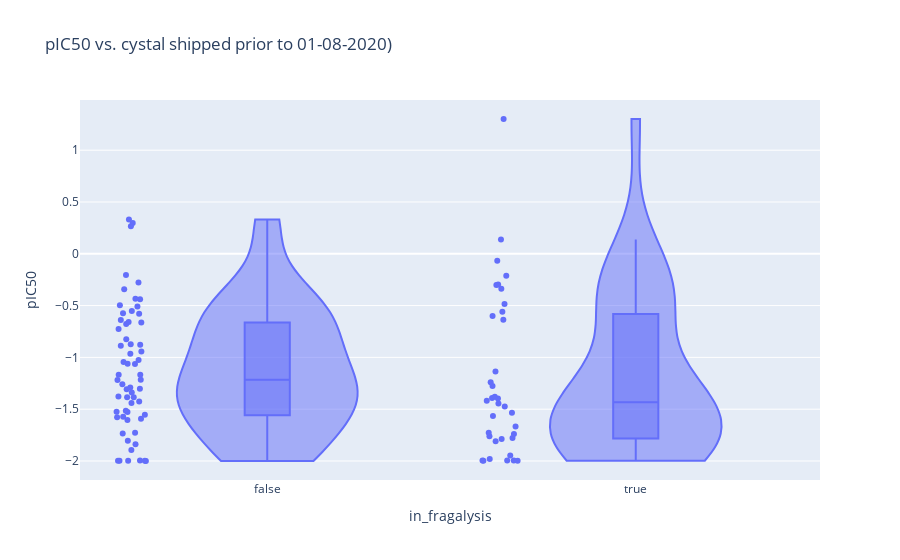

The notebook cell saved with this chart:
### Code cell
date_cutoff = datetime(2020, 8, 1)
subbed = moonshot.loc[moonshot.MADE & (moonshot['shipment_date'] < date_cutoff) & (moonshot['clean_creator'] != '')].drop_duplicates('CID (canonical)')
fig = px.violin(subbed, x='in_fragalysis', y='pIC50', 
                hover_data=['CID (canonical)', 'clean_creator', 'shipment_date'],
                box=True, points='all', title=f'pIC50 vs. cystal shipped prior to {date_cutoff.strftime("%d-%m-%Y")})')
fig.update_traces(spanmode = 'hard')
display(fig)
from sklearn.metrics import confusion_matrix, matthews_corrcoef, classification_report


with pd.option_context("display.precision", 2):
    display(pd.DataFrame(classification_report(subbed.IC50 <= 50, subbed.in_fragalysis, output_dict=True)))
    
pd.DataFrame(confusion_matrix(subbed.IC50 <= 50, subbed.in_fragalysis), columns=['no xstal', 'xstal'], index=['high IC50', 'low IC50'])

### Figure 1 — Plotly figure (JSON) as saved in the notebook; plotly's stock layout.template omitted (floating-point values rounded to 4 significant figures; data arrays with more than 128 entries replaced by an {"elided": "..."} marker saying what was removed)
{"data": [{"alignmentgroup": "True", "box": {"visible": true}, "customdata": {"elided": "789x3 str values"}, "hovertemplate": "in_fragalysis=%{x}<br>pIC50=%{y}<br>CID (canonical)=%{customdata[0]}<br>clean_creator=%{customdata[1]}<br>shipment_date=%{customdata[2]}<extra></extra>", "legendgroup": "", "marker": {"color": "#636efa"}, "name": "", "offsetgroup": "", "orientation": "v", "points": "all", "scalegroup": "True", "showlegend": false, "spanmode": "hard", "type": "violin", "x": {"elided": "789 bool values"}, "x0": " ", "xaxis": "x", "y": {"elided": "789 float values"}, "y0": " ", "yaxis": "y"}], "layout": {"autosize": true, "legend": {"tracegroupgap": 0}, "title": {"text": "pIC50 vs. cystal shipped prior to 01-08-2020)"}, "violinmode": "group", "xaxis": {"anchor": "y", "autorange": true, "domain": [0, 1], "range": [-0.506, 1.5], "title": {"text": "in_fragalysis"}, "type": "category"}, "yaxis": {"anchor": "x", "autorange": true, "domain": [0, 1], "range": [-2.183, 1.484], "title": {"text": "pIC50"}, "type": "linear"}}}
